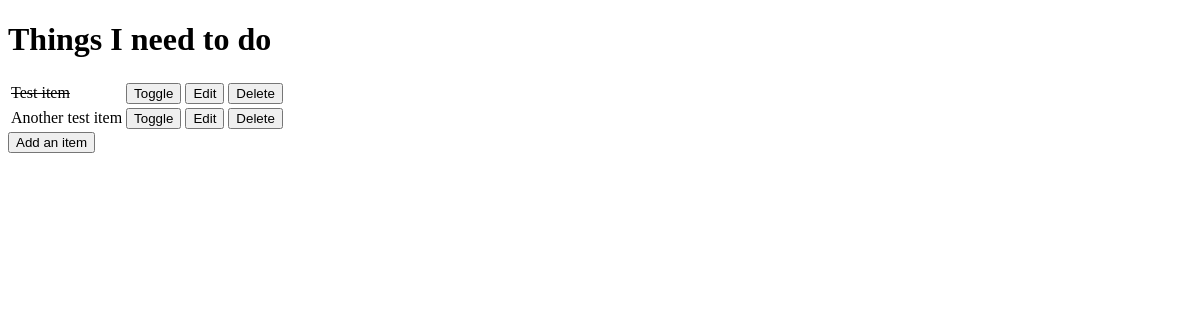
The app's page /, older data.
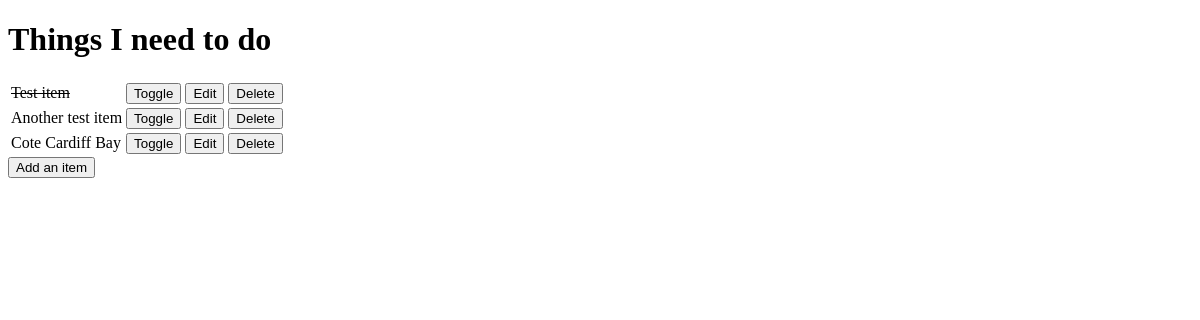
The same page, newer data.
### todo/models.py (models this page shows, shortened)
class Item(models.Model):
    name = models.CharField(max_length=50, null=False, blank=False)
    done = models.BooleanField(default=False, null=False, blank=False)

### todo/views.py (the view)
# urls.py: path('', views.get_todo_list, name="get_todo_list"),
def get_todo_list(request):
    items = Item.objects.all()
    context = {
        'items': items
    }
    return render(request, "todo/todo_list.html", context)

### todo/templates/todo/todo_list.html (shortened to what this page needs)
<!DOCTYPE html>
<html lang="en">
<head>
</head>
<body>
    <h1>Things I need to do</h1>
    <table>
        {% for item in items %}
            <tr>
                {% if item.done %}
                    <td><s>{{ item.name }}</s></td>
                {% else %}
                    <td>{{ item.name }}</td>
                {% endif %}
                <td>
                    <a href="/toggle/{{ item.id }}">
                        <button>Toggle</button>
                    </a>
                </td>
                <td>
                    <a href="/edit/{{ item.id }}">
                        <button>Edit</button>
                    </a>
                </td>
                <td>
                    <a href="/delete/{{ item.id }}">
                        <button>Delete</button>
                    </a>
                </td>
            </tr>
            {% empty %}
            <tr><td>You have nothing to do.</td></tr>
        {% endfor %}
    </table>
    <a href="add">
        <button>Add an item</button>
    </a>
</body>
</html>

Row changes from the older to the newer data that the page shows:
added Item: name "Cote Cardiff Bay"
